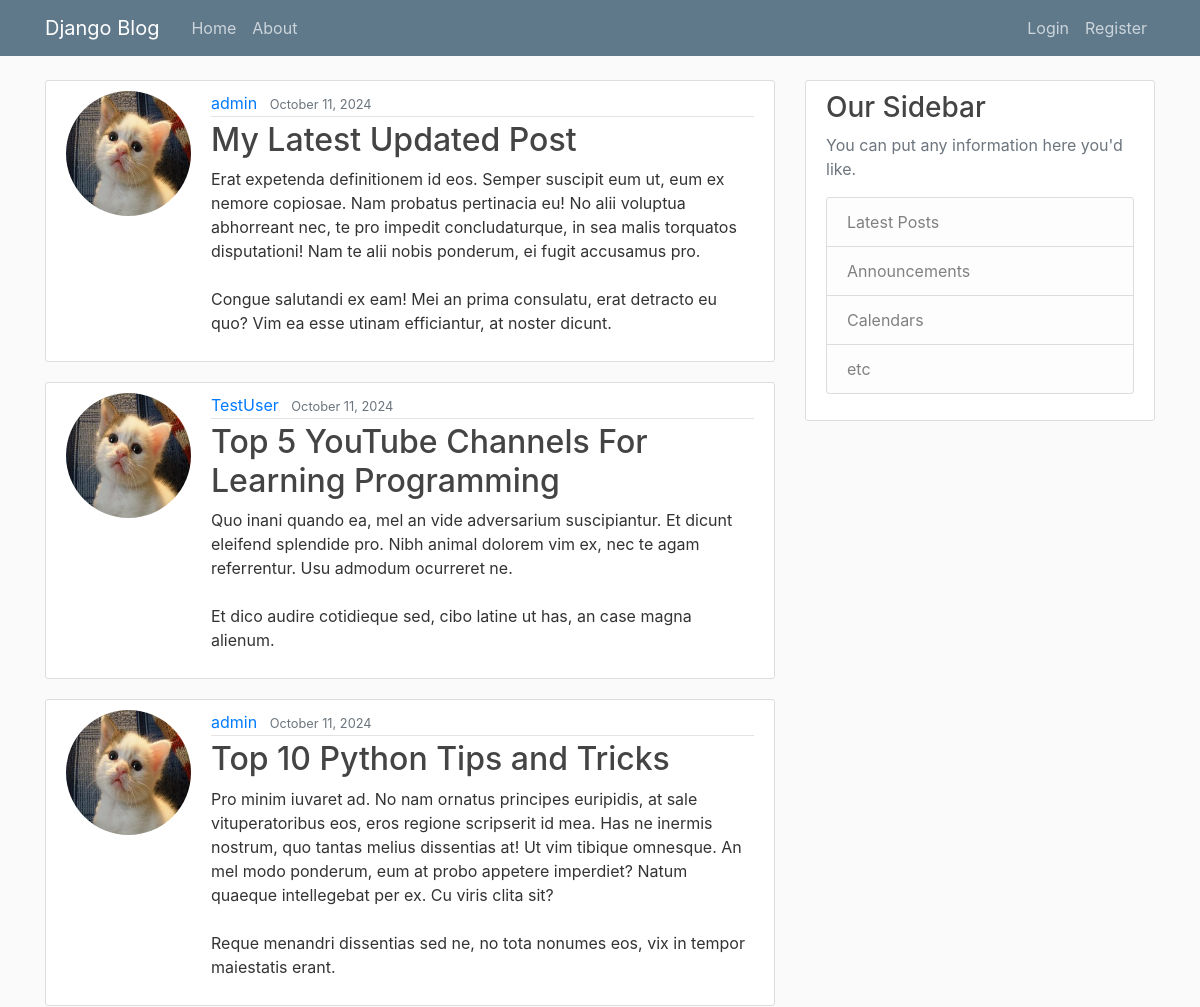
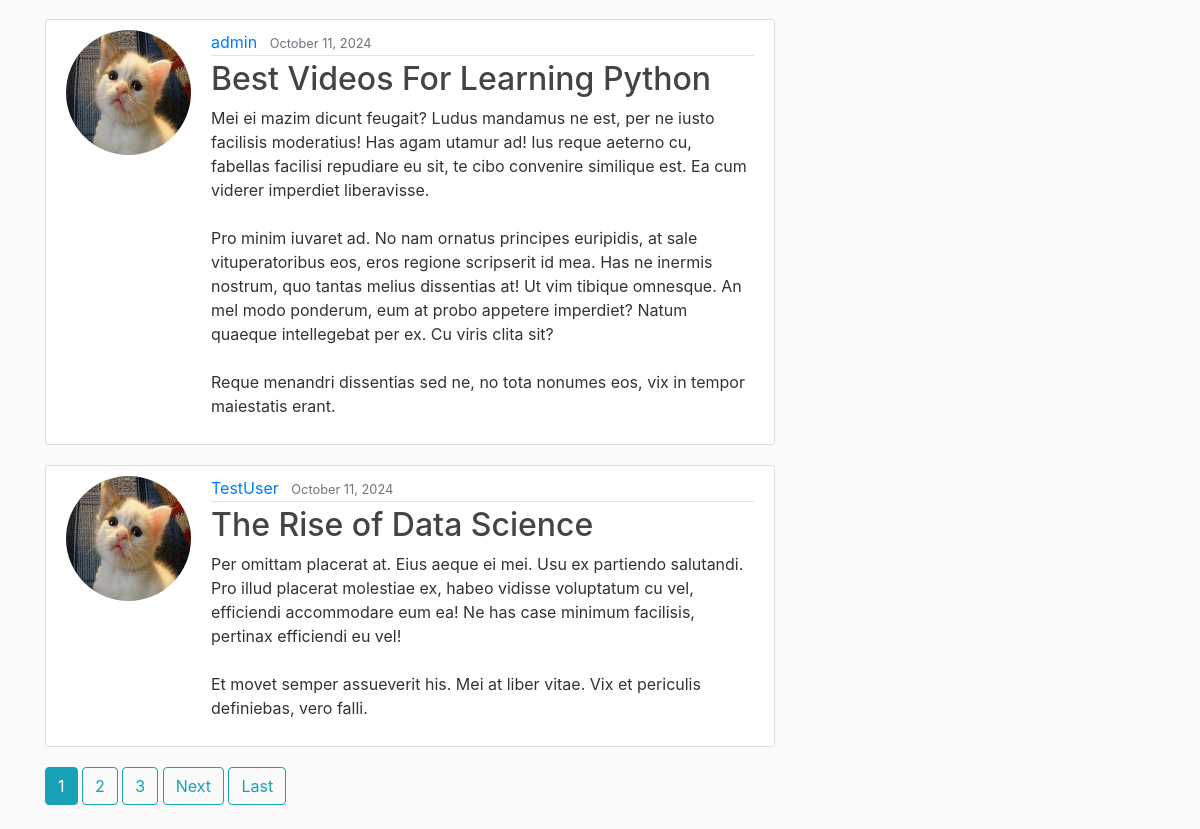
The page / on the database its author committed (2 pictures, top to bottom).
### blog/models.py (models this page shows, shortened)
class Post(models.Model):
    title = models.CharField(max_length=100)
    content = models.TextField()
    date_posted = models.DateTimeField(default=timezone.now)
    author = models.ForeignKey(User, on_delete=models.CASCADE)

### users/models.py (models this page shows, shortened)
class Profile(models.Model):
    user = models.OneToOneField(User, on_delete=models.CASCADE)
    image = models.ImageField(default='default.jpg', upload_to='profile_pics')

### blog/views.py (the view)
# urls.py: path('', PostListView.as_view(), name='blog-home'),
class PostListView(ListView):
    model = Post
    template_name = 'blog/home.html'
    context_object_name = 'posts'
    ordering=['-date_posted']
    paginate_by = 5

### blog/templates/blog/home.html (shortened to what this page needs)
{% extends 'blog/base.html'%}
{% block content %}
{% for post in posts %}
<article class="media content-section">
    <img class="rounded-circle account-img" src="{{ post.author.profile.image.url}}" alt="">
    <div class="media-body">
        <div class="article-metadata">
            <a class="mr-2" href="{% url 'user-posts' post.author.username %}">{{ post.author }}</a>
            <small class="text-muted">{{ post.date_posted |date:"F d, Y" }}</small>
        </div>
        <h2><a class="article-title" href="{% url 'post-detail' post.id %}">{{ post.title }}</a></h2>
        <p class="article-content">{{ post.content }}</p>
    </div>
</article>
{% endfor %}
{% if is_paginated %}
{% for num in page_obj.paginator.page_range%}
    {% if page_obj.number == num %}
    <a class="btn btn-info mb-4" href="?page={{ num }}"> {{num}}</a>
        {% elif num > page_obj.number|add:'-3' and num < page_obj.number|add:'3' %}
        <a class="btn btn-outline-info mb-4" href="?page={{ num }}"> {{num}}</a>
        {%endif%}
        {%endfor%}
        {% if page_obj.has_next%}
        <a class="btn btn-outline-info mb-4" href="?page={{page_obj.next_page_number}}">Next</a>
        <a class="btn btn-outline-info mb-4" href="?page={{ page_obj.paginator.num_pages}}">Last</a>
        {%endif%}
{% endif %}
{% endblock content %}

### blog/templates/blog/base.html (shortened to what this page needs)
{% load static %}
<!DOCTYPE html>
<html lang="en">
<head>
  <link rel="stylesheet" href="https://cdn.jsdelivr.net/npm/bootstrap@4.0.0/dist/css/bootstrap.min.css"
>
  <link rel="stylesheet" href="{% static 'blog/main.css' %}">
</head>
<body>
  <header class="site-header">
    <nav class="navbar navbar-expand-md navbar-dark bg-steel fixed-top">
      <div class="container">
        <a class="navbar-brand mr-4" href="{% url 'blog-home' %}">Django Blog</a>
        <div class="collapse navbar-collapse" id="navbarToggle">
          <div class="navbar-nav mr-auto">
            <a class="nav-item nav-link" href="{% url 'blog-home' %}">Home</a>
            <a class="nav-item nav-link" href="{% url 'blog-about' %}">About</a>
          </div>
          <div class="navbar-nav">
            {% if user.is_authenticated %}
            <a class="nav-item nav-link" href="{% url 'profile' %}">Profile</a>
            <a class="nav-item nav-link" href="{% url 'post-create' %}">New Post</a>
            <a class="nav-item nav-link" href="{% url 'logout' %}">Logout</a>
            {% else %}
            <a class="nav-item nav-link" href="{% url 'login' %}">Login</a>
            <a class="nav-item nav-link" href="{% url 'register' %}">Register</a>
            {% endif %}
          </div>
        </div>
      </div>
    </nav>
  </header>
  <main role="main" class="container">
    <div class="row">
      <div class="col-md-8">
        {% block content %}{% endblock %}
      </div>
      <div class="col-md-4">
        <div class="content-section">
          <h3>Our Sidebar</h3>
          <p class='text-muted'>You can put any information here you'd like.
          <ul class="list-group">
            <li class="list-group-item list-group-item-light">Latest Posts</li>
            <li class="list-group-item list-group-item-light">Announcements</li>
            <li class="list-group-item list-group-item-light">Calendars</li>
            <li class="list-group-item list-group-item-light">etc</li>
          </ul>
          </p>
        </div>
      </div>
    </div>
  </main>
</body>
</html>

### blog/static/blog/main.css (style rules this page uses)
body { background: #fafafa; color: #333333; margin-top: 5rem; }
h1, h2, h3, h4, h5, h6 { color: #444444; }
ul { margin: 0; }
.bg-steel { background-color: #5f788a; }
.site-header .navbar-nav .nav-link { color: #cbd5db; }
.content-section { background: #ffffff; padding: 10px 20px; border: 1px solid #dddddd; border-radius: 3px; margin-bottom: 20px; }
.article-title { color: #444444; }
.article-content { white-space: pre-line; }
.article-metadata { padding-bottom: 1px; margin-bottom: 4px; border-bottom: 1px solid #e3e3e3 }
.account-img { height: 125px; width: 125px; margin-right: 20px; margin-bottom: 16px; }

### rows shown on the page
Post: author.profile.image (picture), author "admin", date_posted "October 11, 2024", title "My Latest Updated Post", content "Erat expetenda definitionem id eos. Semper suscipit eum ut, eum ex nemore copiosae. Nam probatus pertinacia eu! No alii voluptua abhorreant nec, te pro impedit concludaturque, in sea malis torquatos disputationi! Nam te alii nobis ponderum, ei fugit accusamus pro. Congue salutandi ex eam! Mei an prima consulatu, erat detracto eu quo? Vim ea esse utinam efficiantur, at noster dicunt."
Post: author.profile.image (picture), author "TestUser", date_posted "October 11, 2024", title "Top 5 YouTube Channels For Learning Programming", content "Quo inani quando ea, mel an vide adversarium suscipiantur. Et dicunt eleifend splendide pro. Nibh animal dolorem vim ex, nec te agam referrentur. Usu admodum ocurreret ne. Et dico audire cotidieque sed, cibo latine ut has, an case magna alienum."
Post: author.profile.image (picture), author "admin", date_posted "October 11, 2024", title "Top 10 Python Tips and Tricks", content "Pro minim iuvaret ad. No nam ornatus principes euripidis, at sale vituperatoribus eos, eros regione scripserit id mea. Has ne inermis nostrum, quo tantas melius dissentias at! Ut vim tibique omnesque. An mel modo ponderum, eum at probo appetere imperdiet? Natum quaeque intellegebat per ex. Cu viris clita sit? Reque menandri dissentias sed ne, no tota nonumes eos, vix in tempor maiestatis erant."
Post: author.profile.image (picture), author "admin", date_posted "October 11, 2024", title "Best Videos For Learning Python", content "Mei ei mazim dicunt feugait? Ludus mandamus ne est, per ne iusto facilisis moderatius! Has agam utamur ad! Ius reque aeterno cu, fabellas facilisi repudiare eu sit, te cibo convenire similique est. Ea cum viderer imperdiet liberavisse. Pro minim iuvaret ad. No nam ornatus principes euripidis, at sale vituperatoribus eos, eros regione scripserit id mea. Has ne inermis nostrum, quo tantas melius dissentias at! Ut vim tibique omnesque. An mel modo ponderum, eum at probo appetere imperdiet? Natum quaeque intellegebat per ex. Cu viris clita sit? Reque menandri dissentias sed ne, no tota nonumes eos, vix in tempor maiestatis erant."
Post: author.profile.image (picture), author "TestUser", date_posted "October 11, 2024", title "The Rise of Data Science", content "Per omittam placerat at. Eius aeque ei mei. Usu ex partiendo salutandi. Pro illud placerat molestiae ex, habeo vidisse voluptatum cu vel, efficiendi accommodare eum ea! Ne has case minimum facilisis, pertinax efficiendi eu vel! Et movet semper assueverit his. Mei at liber vitae. Vix et periculis definiebas, vero falli."

### other values the page prints
{{ num }} "1"
{{ num }} "2" "3"
